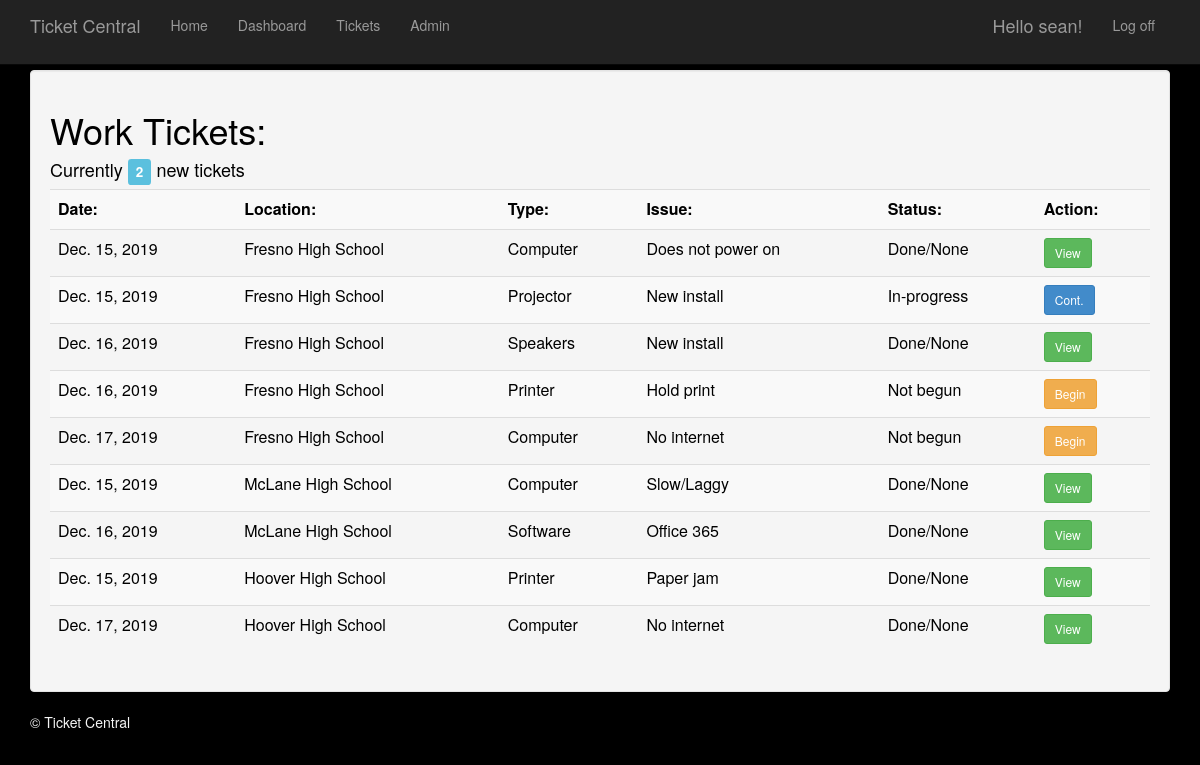
Screenshot of /work_tickets (signed in) with the database file from the repository.
### app/models.py (models this page shows, shortened)
class Ticket(models.Model):
    status_choice = (
        ('Active','Active'),
        ('Done','Done'),
        ('In-progress','In-progress'),
        )
    level = (
        ('Low','Low'),
        ('Med','Med'),
        ('High','High'),
        )
    contact_method = (('Email','Email'),('Text','Text'),('Phone','Phone'),)
    affected_num = (('1','1'),('2','2'),('3','3'),('4','4'),('5','5'),)
    custID = models.ForeignKey(Customer)
    userID = models.ForeignKey(User)
    ticketID = models.ForeignKey(Ticket_code)
    ticket_created = models.DateField(default=datetime.now)
    ticket_completed = models.DateField(null=True)
    ticket_fix = models.TextField(max_length = 500, null=True)
    description = models.TextField(max_length = 500)
    severity = models.CharField(max_length = 20, choices=level, default="Low")
    room_num = models.CharField(max_length = 20, null=True)
    contact = models.CharField(max_length = 25, null=True)
    contact_method = models.CharField(max_length = 14, null=True,default='Email',choices = contact_method)
    aff_work = models.CharField(max_length = 20, default="Low",choices=level)
    aff_num = models.CharField(max_length = 20, default="1",choices=affected_num)
    status = models.CharField(max_length = 25, default="Not begun",choices = status_choice ,help_text = 'Please enter Active, Resolved or In-progress')
    document = models.FileField(upload_to='documents/',null=True,blank=True)

class Customer(models.Model):
    cust_name = models.CharField(max_length = 25)
    cust_address = models.CharField(max_length = 100, help_text = 'Enter street number and name only')
    cust_city = models.CharField(max_length = 100)
    cust_state = models.CharField(max_length = 2, help_text = 'Please type the abbreviation for your state')
    cust_zip = models.CharField(max_length = 5)
    cust_tech = models.ForeignKey(User)

class Ticket_code(models.Model):
    description = models.TextField(max_length = 500)
    t_type = models.ForeignKey(Ticket_type)

class Ticket_type(models.Model):
    type = models.CharField(max_length = 25)

### app/views.py (the view)
# urls.py: url(r'^work_tickets$', app.views.work_tickets, name='work_tickets'),
def work_tickets(request):
    assert isinstance(request, HttpRequest)
    id = request.user
    my_tickets = Ticket.objects.filter(custID__cust_tech = id)
    ticket_count = Ticket.objects.filter(custID__cust_tech = id).filter(status = "Not begun").count()
    return render(request,'app/worktickets.html',{'my_tickets':my_tickets,'tick_cnt':ticket_count})

### app/templates/app/worktickets.html
﻿{% extends "app/layout.html" %}
{% block content %}
<div class="well">
    <h1>Work Tickets:</h1>
    <h4>Currently <span class="label label-info">{{ tick_cnt }}</span> new tickets</h4>
<table class="table table-striped">
    <tr>
        <th>Date:</th>
        <th>Location:</th>
        <th>Type:</th>
        <th>Issue:</th>
        <th>Status:</th>
        <th>Action:</th>
    </tr>
{% for ticket in my_tickets %}
    <tr>
        <td>{{ ticket.ticket_created }}</td>
        <td>{{ ticket.custID.cust_name }}</td>
        <td>{{ ticket.ticketID.t_type.type }}</td>
        <td>{{ ticket.ticketID.description }}</td>
        {% if ticket.status == "Done" %}
            <td>{{ ticket.status }}/{{ ticket.ticket_completed}}</td>
            <td><a href="/work_detail/{{ ticket.id }}" class="btn btn-success btn-sm">View</a></td>
        {% elif ticket.status == "In-progress" %}
            <td>{{ ticket.status }}</td>
            <td><a href="/work_detail/{{ ticket.id }}" class="btn btn-primary btn-sm">Cont.</a></td>
        {% elif ticket.status == "Not begun" %}
            <td>{{ ticket.status }}</td>
            <td><a href="/work_detail/{{ ticket.id }}" class="btn btn-warning btn-sm">Begin</a></td>
        {% endif %}
    </tr>
{% endfor %}
</table>
    </div>
{% endblock %}

### app/templates/app/loginpartial.html (shortened to what this page needs)
{% if user.is_authenticated %}
<form id="logoutForm" action="/logout" method="post" class="navbar-right">
    <ul class="nav navbar-nav navbar-right">
        <li><span class="navbar-brand">Hello {{ user.username }}!</span></li>
        <li><a href="javascript:document.getElementById('logoutForm').submit()">Log off</a></li>
    </ul>
</form>
{% else %}
<ul class="nav navbar-nav navbar-right">
    <li><a href="{% url 'login' %}">Log in</a></li>
</ul>
{% endif %}

### app/static/app/content/site.css (style rules this page uses)
body { padding-top: 50px; padding-bottom: 20px; background-image: url("https://images.unsplash.com/photo-1461749280684-dccba630e2f6?ixlib=rb-1.2.1&ixid=eyJhcHBfaWQiOjEyMDd9&auto=format&fit=crop&w=600&q=60"); background-repeat: no-repeat; background-size: 100%; color: black; background-color: black; }

### rows the page displays
Ticket: ticket_created "Dec. 15, 2019", custID.cust_name "Fresno High School", ticketID.t_type.type "Computer", ticketID.description "Does not power on", status "Done", ticket_completed "None"
Ticket: ticket_created "Dec. 15, 2019", custID.cust_name "Fresno High School", ticketID.t_type.type "Projector", ticketID.description "New install", status "In-progress"
Ticket: ticket_created "Dec. 16, 2019", custID.cust_name "Fresno High School", ticketID.t_type.type "Speakers", ticketID.description "New install", status "Done", ticket_completed "None"
Ticket: ticket_created "Dec. 16, 2019", custID.cust_name "Fresno High School", ticketID.t_type.type "Printer", ticketID.description "Hold print", status "Not begun"
Ticket: ticket_created "Dec. 17, 2019", custID.cust_name "Fresno High School", ticketID.t_type.type "Computer", ticketID.description "No internet", status "Not begun"
Ticket: ticket_created "Dec. 15, 2019", custID.cust_name "McLane High School", ticketID.t_type.type "Computer", ticketID.description "Slow/Laggy", status "Done", ticket_completed "None"
Ticket: ticket_created "Dec. 16, 2019", custID.cust_name "McLane High School", ticketID.t_type.type "Software", ticketID.description "Office 365", status "Done", ticket_completed "None"
Ticket: ticket_created "Dec. 15, 2019", custID.cust_name "Hoover High School", ticketID.t_type.type "Printer", ticketID.description "Paper jam", status "Done", ticket_completed "None"
Ticket: ticket_created "Dec. 17, 2019", custID.cust_name "Hoover High School", ticketID.t_type.type "Computer", ticketID.description "No internet", status "Done", ticket_completed "None"

### other values shown
{{ user.username }} "sean"
{{ tick_cnt }} "2"
